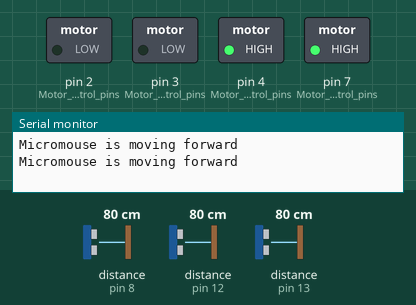
The sketch below on a simulated Arduino Uno, built with avr-gcc and run on an emulated ATmega328P. On the bench: switched loads named in the sketch (green lamp = pin HIGH), the last lines printed to the serial monitor. Wiring (inferred from the names in the program): 3 × ultrasonic range finder: trigger pin 6, echo pin 8 / trigger pin 10, echo pin 12 / trigger pin 11, echo pin 13. The test bench sets the inputs (shaded band); at power-on: distance to the obstacle (sensors on pin 13, pin 12, pin 8) 80 cm. The echo pulse lasts 58.3 µs per cm; pins used as bus, display or sensor lines are not drawn.

Above: at 4.4 s.
4.5 s: distance to the obstacle (sensor on pin 13) set to 12 cm
9.0 s: distance to the obstacle (sensor on pin 13) set to 9 cm
At 11.8 s:
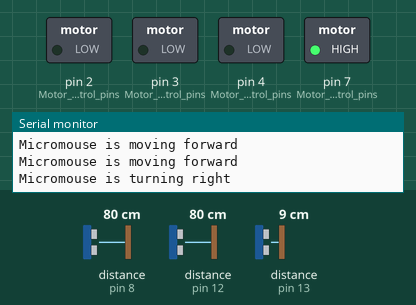
13.5 s: distance to the obstacle (sensor on pin 12) set to 12 cm
18.0 s: distance to the obstacle (sensor on pin 12) set to 9 cm
At 19.1 s:
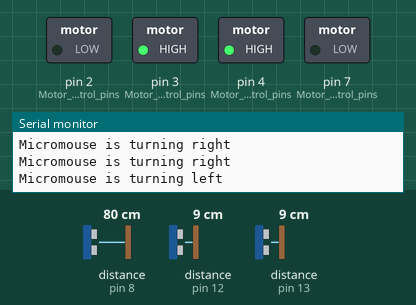
22.5 s: distance to the obstacle (sensor on pin 8) set to 12 cm
27.0 s: distance to the obstacle (sensor on pin 8) set to 9 cm
At 29.8 s:
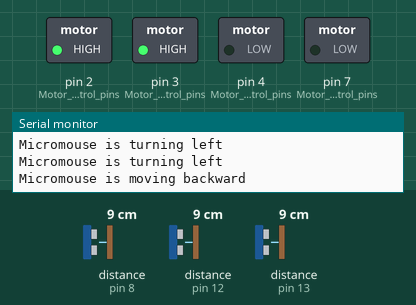
Timing chart, 0 to 31.3 s (numbered marks = the images above; inputs shaded):
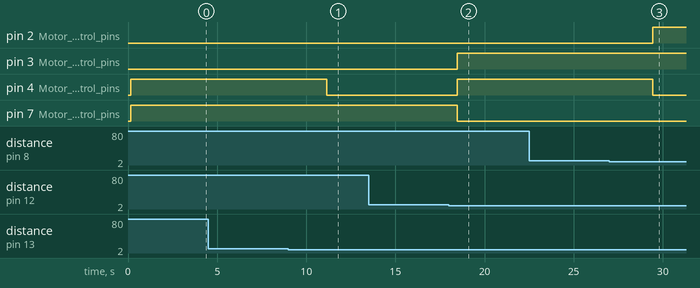

The sketch:

Micromouse_Project_Code.ino
```cpp
int trigpin1 = 11; // Front
int echopin1 = 13; // Front
int trigpin2 = 10; // Right
int echopin2 = 12; // Right
int trigpin3 = 6;  // Left
int echopin3 = 8;  // Left

int Tfront, Tleft, Tright;
float Dfront, Dleft, Dright;

void setup()
{
  Serial.begin(9600);

  pinMode(echopin1, INPUT);
  pinMode(echopin2, INPUT);
  pinMode(echopin3, INPUT);

  pinMode(trigpin1, OUTPUT);
  pinMode(trigpin2, OUTPUT);
  pinMode(trigpin3, OUTPUT);

  pinMode(7, OUTPUT); // Motor control pins
  pinMode(2, OUTPUT); // Motor control pins
  pinMode(4, OUTPUT); // Motor control pins
  pinMode(3, OUTPUT); // Motor control pins
}

void loop()
{
  // Read Front Sensor
  digitalWrite(trigpin1, LOW);
  delayMicroseconds(2);
  digitalWrite(trigpin1, HIGH);
  delayMicroseconds(10);
  digitalWrite(trigpin1, LOW);
  Tfront = pulseIn(echopin1, HIGH);
  Dfront = (0.0343 * Tfront) / 2;

  delay(50);

  // Read Right Sensor
  digitalWrite(trigpin2, LOW);
  delayMicroseconds(2);
  digitalWrite(trigpin2, HIGH);
  delayMicroseconds(10);
  digitalWrite(trigpin2, LOW);
  Tright = pulseIn(echopin2, HIGH);
  Dright = (0.0343 * Tright) / 2;

  delay(50);

  // Read Left Sensor
  digitalWrite(trigpin3, LOW);
  delayMicroseconds(2);
  digitalWrite(trigpin3, HIGH);
  delayMicroseconds(10);
  digitalWrite(trigpin3, LOW);
  Tleft = pulseIn(echopin3, HIGH);
  Dleft = (0.0343 * Tleft) / 2;

  delay(50);

  // Control Motors
  if (Dfront >= 10.0 && Dfront<=330.0)
  {
    // Move Forward
    digitalWrite(7, HIGH);
    digitalWrite(2, LOW);
    digitalWrite(4, HIGH);
    digitalWrite(3, LOW);

    Serial.println("Micromouse is moving forward");
    delay(1500);
  }
  else if (Dright >= 10.0 && Dright<=330.0)
  {
    // Turn Right
    digitalWrite(7, HIGH);
    digitalWrite(2, LOW);
    digitalWrite(4, LOW);
    digitalWrite(3, LOW);

    Serial.println("Micromouse is turning right");
    delay(1500);
  }
  else if (Dleft >= 10.0 && Dleft<=330.0)
  {
    // Turn Left
    digitalWrite(7, LOW);
    digitalWrite(2, LOW);
    digitalWrite(4, HIGH);
    digitalWrite(3, HIGH);

    Serial.println("Micromouse is turning left");
    delay(1500);
  }
  else
  {
    // Move Backward
    digitalWrite(7, LOW);
    digitalWrite(2, HIGH);
    digitalWrite(4, LOW);
    digitalWrite(3, HIGH);

    Serial.println("Micromouse is moving backward");
    delay(1500);
  }

  delay(2000); // Delay for the next loop iteration
}
```

Measured:
- the behaviour switches between 11 and 10 cm on distance to the obstacle (sensor on pin 13) (found by bisection; images 0 and 1)
- the behaviour switches between 11 and 10 cm on distance to the obstacle (sensor on pin 12) (found by bisection; images 1 and 2)
- the behaviour switches between 11 and 10 cm on distance to the obstacle (sensor on pin 8) (found by bisection; images 2 and 3)
- after the input at 9.0 s, pin 4 (Motor_control_pins): HIGH → LOW after 2.2 s
- after the input at 18.0 s, pin 3 (Motor_control_pins), pin 4 (Motor_control_pins): LOW → HIGH after 0.47 s; pin 7 (Motor_control_pins): HIGH → LOW after 0.47 s
- after the input at 27.0 s, pin 2 (Motor_control_pins): LOW → HIGH after 2.4 s; pin 4 (Motor_control_pins): HIGH → LOW after 2.4 s
